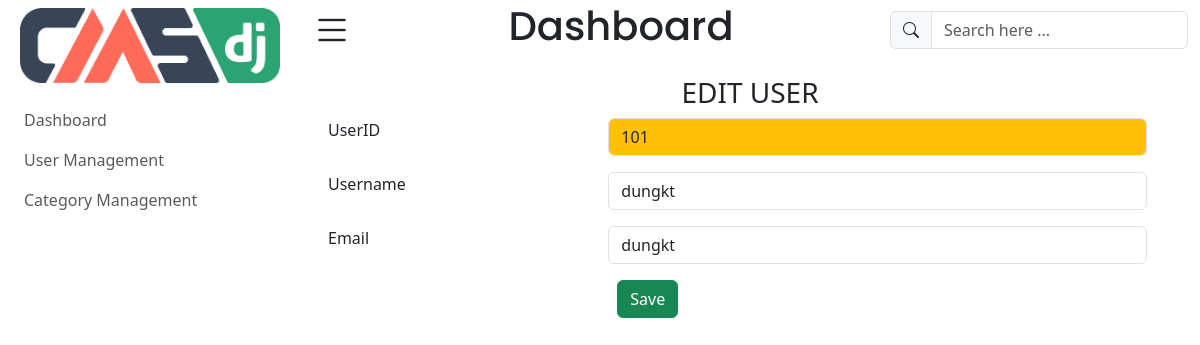
The app's page /admin/user_edit.php?id=101 with its own data.
### tables this page shows
CREATE TABLE IF NOT EXISTS `users` (
  `userid` int(3) unsigned NOT NULL AUTO_INCREMENT,
  `username` varchar(30) NOT NULL,
  `email` varchar(50) NOT NULL,
  `pass` varchar(255) NOT NULL,
  `created_at` datetime DEFAULT current_timestamp(),
  PRIMARY KEY (`userid`),
  UNIQUE KEY `username` (`username`),
  UNIQUE KEY `email` (`email`)
);

### admin/user_edit.php (the view, shortened to what this page needs)
<?php
if(isset($_GET['id'])){
    $uid = $_GET['id'];
    try{
        $conn = new PDO("mysql:host=localhost;dbname=cse", "root", "");
        $sql_check = "SELECT * FROM users WHERE userid='$uid'";
        $stmt = $conn->prepare($sql_check);
        $stmt->execute();
        if($stmt->rowCount()>0){
            $user = $stmt->fetch();
        }
    }catch(PDOException $e){
        echo $e->getMessage();
    }
}
?>
<!doctype html>
<html lang="en">
<head>
    <link href="https://cdn.jsdelivr.net/npm/bootstrap@5.3.1/dist/css/bootstrap.min.css" rel="stylesheet">
    <link rel="stylesheet" href="https://cdn.jsdelivr.net/npm/bootstrap-icons@1.11.0/font/bootstrap-icons.css">
</head>
<body>
<div class="container-fluid">
    <div class="row">
        <?php
        include "layout/sidebar.php";
        ?>
        <div class="col-md-9 main">
            <?php
            include "layout/header.php";
            ?>
            <div class="main-content vh-100 p-3">
                <h3 class=" text-center text-uppercase">Edit User</h3>
                <form action="process_user_edit.php" method="post">
                    <div class="row input-group mb-3">
                        <div class="col-md-4 ">
                            UserID
                        </div>
                        <div class="col-md-8">
                            <input type="text" name="uid" id="" class="form-control bg-warning" value="<?= $user[0]; ?>" readonly>
                        </div>
                    </div>
                    <div class="row input-group mb-3">
                        <div class="col-md-4 ">
                            Username
                        </div>
                        <div class="col-md-8">
                            <input type="text" name="user" id="" class="form-control " value="<?= $user[1]; ?>" >
                        </div>
                    </div>
                    <div class="row input-group mb-3">
                        <div class="col-md-4 ">
                            Email
                        </div>
                        <div class="col-md-8">
                            <input type="email" name="mail" id="" class="form-control" value="<?= $user[1]; ?>">
                        </div>
                    </div>
                    <div class="row">
                        <div class="col-md-4"></div>
                        <div class="col-md-8">
                            <button type="submit" class="btn btn-success" name="sbmSave">Save</button>
                        </div>
                    </div>
                </form>
            </div>
        </div>
    </div>
</div>
</body>
</html>

### records on screen
users: uid "101", user "dungkt", mail "dungkt"
